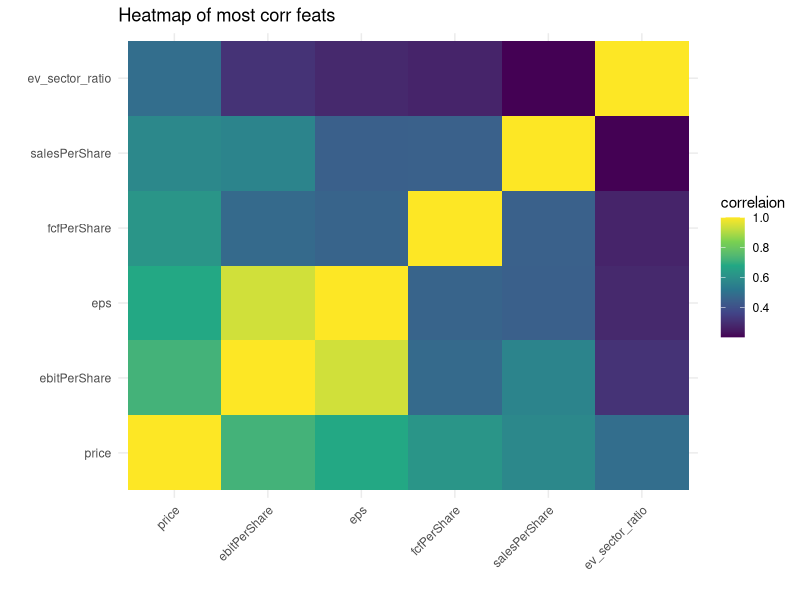
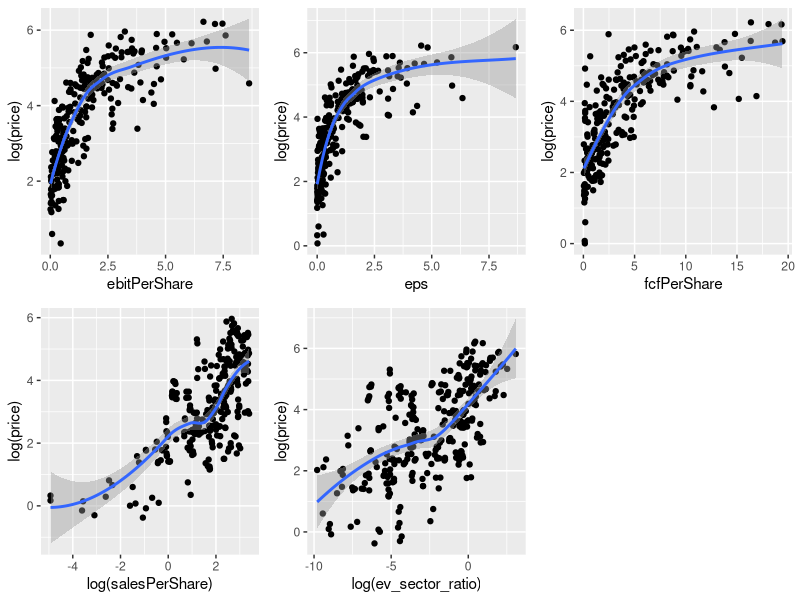
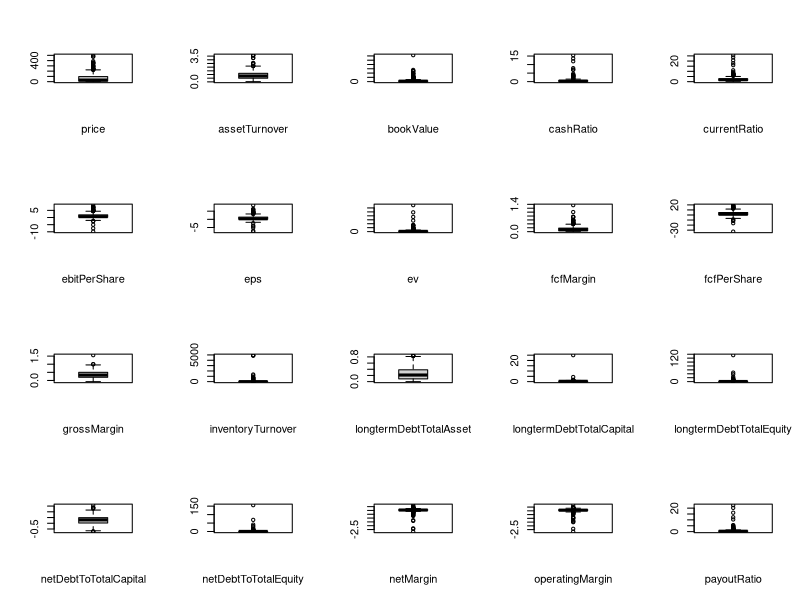
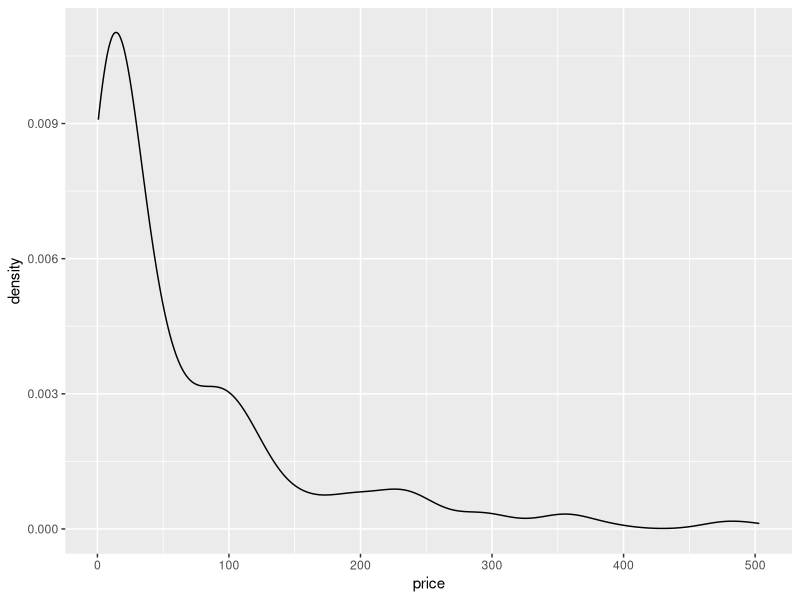
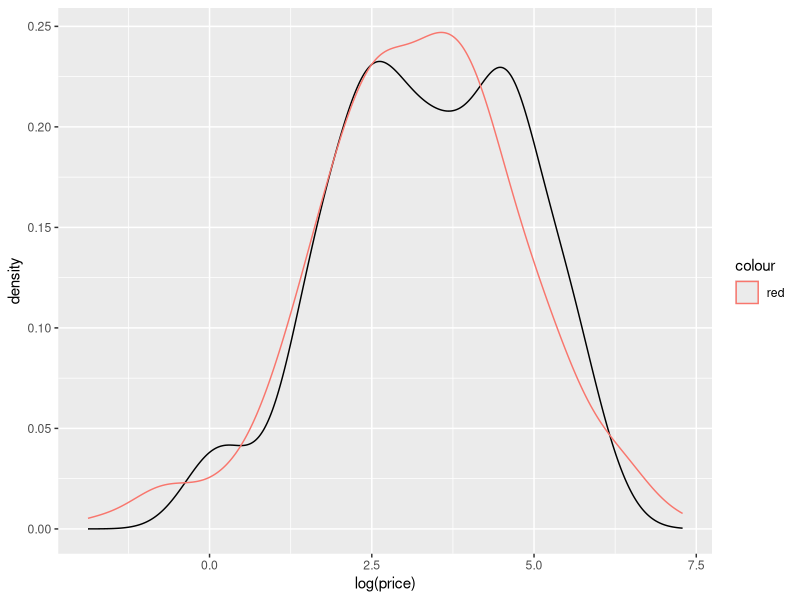
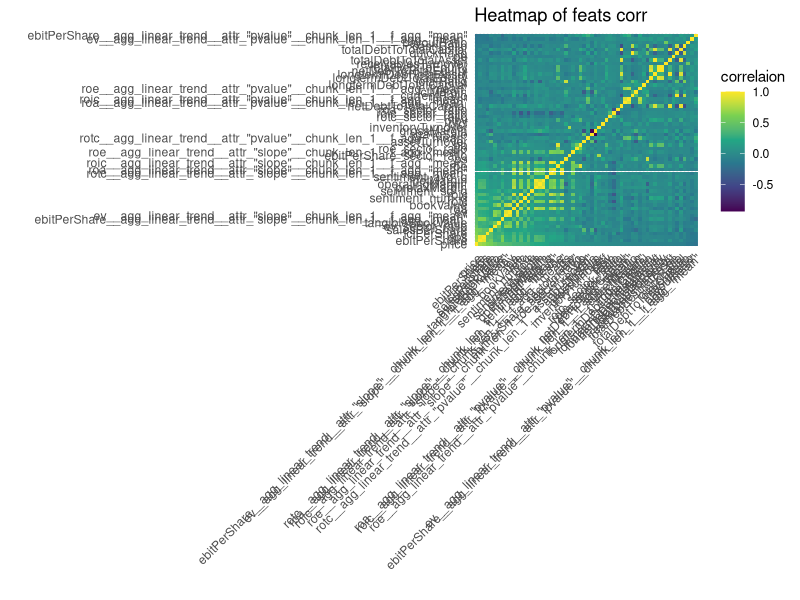
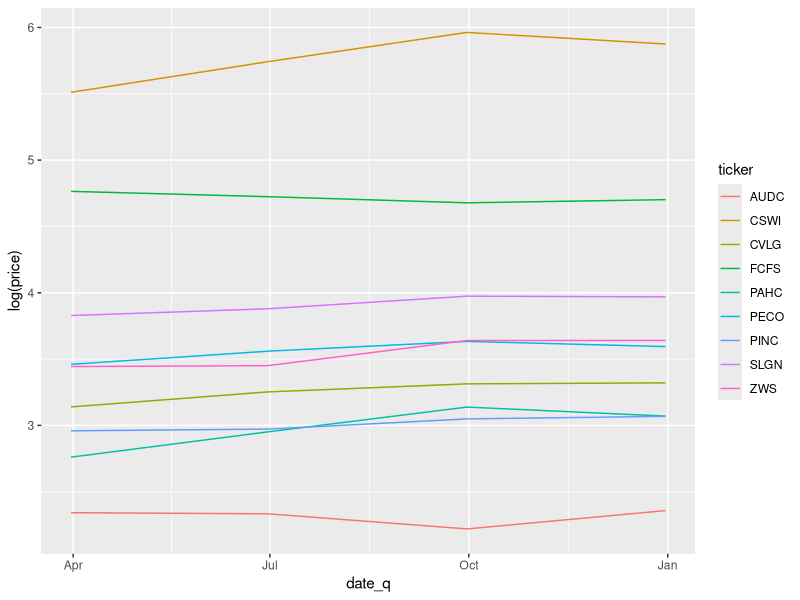
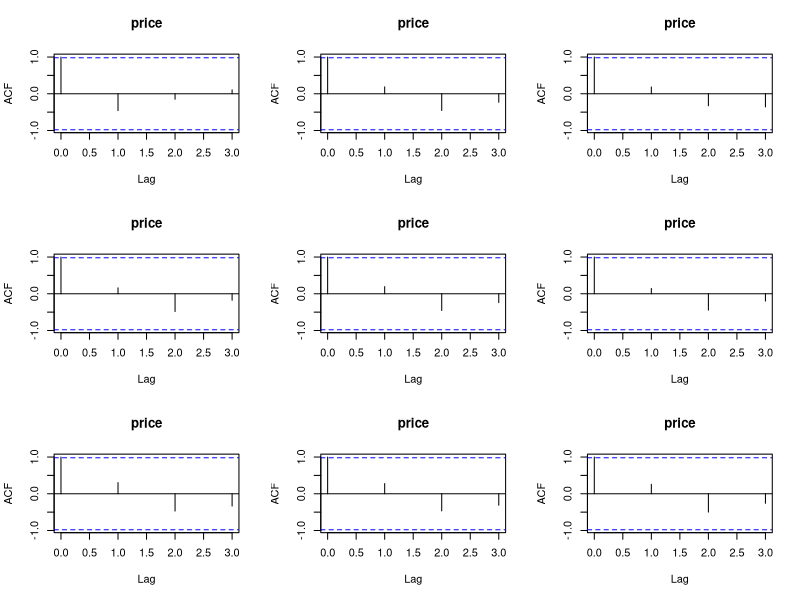

The R source for these figures, in order:
library(tidyverse)
library(ggplot2)
library(ggpubr)
library(MASS)
library(e1071)

# load the data
df = readr::read_csv("target_with_feats.csv")
df = df |> distinct()
df
dim(df)
summary(df)

# high number of null value, check if missing are random respect to price feature
summary(lm(price ~ is.na(ebitPerShare), data = df))
summary(lm(price ~ is.na(fcfPerShare), data = df))
summary(lm(price ~ is.na(salesPerShare), data = df))
summary(lm(price ~ is.na(ev_sector_ratio), data = df))

# companies with lower price have more probability to have missing data

na_tick_ebit = df |>
  group_by(ticker) |>
  summarise(avg_na = mean(is.na(ebitPerShare))) |>
  arrange(desc(avg_na)) |>
  filter(avg_na == 1) |> 
  dplyr::select(ticker)

summary(df[df$ticker %in% na_tick_ebit[['ticker']], ])
# lots of companies have null in most of the features

features_name = df %>%  names %>% setdiff(c('date_q', 'ticker', 'price'))
df = df |> filter((!if_all(features_name, is.na)) & !(ticker %in% na_tick_ebit[['ticker']]))

# find the features most correlated with the response variable
cor_feats = cor(df |> dplyr::select(- c('date_q', 'ticker', 'finnhubIndustry')) |> drop_na())
cor_feats_name = names(sort(cor_feats['price', ], decreasing = TRUE)[1:6])

cor_long <- as.data.frame(as.table(cor_feats[cor_feats_name, cor_feats_name])) %>%
  rename(x = Var1, y = Var2, correlation = Freq)

ggplot(cor_long, aes(x = x, y = y, fill = correlation)) +
  geom_tile() +
  scale_fill_viridis_c() +  
  theme_minimal() +        
  labs(title = "Heatmap of most corr feats",
       x = "",
       y = "",
       fill = "correlaion") +
  theme(axis.text.x = element_text(angle = 45, hjust = 1))  

cor_feats[cor_feats_name, cor_feats_name]


# scatter with the most correlaed feats with price
# there are some outlier in both covariate and target variable, 
# so some filter are necessary
df = df |> filter(price > 0 & price < 10000)
p1 = df |>
  filter(ebitPerShare > 0 & ebitPerShare < 30) |>
  ggplot(aes(x = ebitPerShare, y = log(price))) + 
  geom_point() + 
  geom_smooth()

p2 = df |>
  filter(eps > 0 & eps < 30) |>
  ggplot(aes(x = eps, y = log(price))) + 
  geom_point() + 
  geom_smooth()

p3 = df |>
  filter(fcfPerShare > 0 & fcfPerShare < 30) |>
  ggplot(aes(x = fcfPerShare, y = log(price))) + 
  geom_point() + 
  geom_smooth()

p4 = df |>
  filter(salesPerShare > 0 & salesPerShare < 30) |>
  ggplot(aes(x = log(salesPerShare), y = log(price))) + 
  geom_point() + 
  geom_smooth()

p5 = df |>
  filter(ev_sector_ratio > 0) |>
  ggplot(aes(x = log(ev_sector_ratio), y = log(price))) + 
  geom_point() + 
  geom_smooth()


ggarrange(p1, p2, p3, p4, p5, ncol = 3, nrow = 2)


# compute a simple linear model 
df_filtered = df |> 
  filter(
    ev_sector_ratio > 0 & 
    salesPerShare > 0 & 
    ebitPerShare > 0 & ebitPerShare < 30 & 
    eps > 0 & eps < 30 & 
    fcfPerShare > 0 & fcfPerShare < 30
)
model = lm(
  log(price) ~ ebitPerShare + eps + log(salesPerShare) +
  fcfPerShare + log(ev_sector_ratio) + finnhubIndustry, 
  data = df_filtered
)
summary(model)


# boxplot of some features
quartz()
par(mfrow = c(4, 5))
numeric_feats = names(df[, sapply(df, class) == "numeric"][1:20])
for(feat in numeric_feats)
  boxplot(df[,feat], xlab = as.character(feat))

# density of price
df |>
  ggplot(aes(x = price)) +
  geom_density()

df |>
  mutate(norm_price = rnorm(nrow(df), mean = mean(log(df$price)), sd = sd(log(df$price)))) |>
  ggplot(aes(x = log(price))) +
  geom_density() + 
  geom_density(aes(x = norm_price, color='red'))

ks.test(log(df$price), 'pnorm')
kurtosis(log(df$price))
skewness(log(df$price))

# correlation between covariates
cor_feats = cor(df |> dplyr::select(- c('date_q', 'ticker', 'finnhubIndustry')) |> drop_na())
cor_feats_name = names(sort(cor_feats['price', ], decreasing = TRUE))

cor_long <- as.data.frame(as.table(cor_feats[cor_feats_name, cor_feats_name])) %>%
  rename(x = Var1, y = Var2, correlation = Freq)

ggplot(cor_long, aes(x = x, y = y, fill = correlation)) +
  geom_tile() +
  scale_fill_viridis_c() +  
  theme_minimal() +        
  labs(title = "Heatmap of feats corr",
       x = "",
       y = "",
       fill = "correlaion") +
  theme(axis.text.x = element_text(angle = 45, hjust = 1))  

# acf of price for some companies
tk = df |> group_by(ticker) |> summarise(count=n()) |> arrange(desc(count)) 
tk = tk[["ticker"]][1:9]
df |>
  filter(ticker %in% tk) |>
  ggplot(aes(x = date_q, y = log(price), group = ticker, color = ticker)) +
  geom_line()

par(mfrow = c(3,3))
for(i in tk)
  df |> filter(ticker == i) |> dplyr::select(price) |> mutate(price=log(price)) %>%  acf

par(mfrow = c(1,1))

# use t-1 price to control for autocorreelated data
df = df |>
  left_join(
    df |> 
      dplyr::select(ticker, date_q, price) |>
      mutate(date_q = as.Date(date_q)  %m+% months(3)) |>
      rename(c('price_tm1' = price)),
    join_by(ticker, date_q)
  )


model = lm(log(price) ~ offset(1*log(price_tm1)) + 
             #log(price_tm1) + 
             ebitPerShare + eps + cashRatio + fcfPerShare +
             `ebitPerShare__agg_linear_trend__attr_"slope"__chunk_len_1__f_agg_"mean"` +
             roa + bookValue, data = df)
summary(model)
plot(model)
